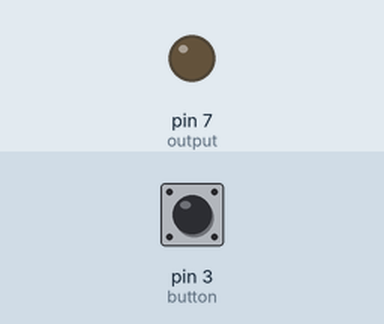
Recording of a sketch running on a simulated Arduino Uno, built with avr-gcc and run on an emulated ATmega328P. Parts: output pins drawn as LEDs (lit = HIGH). Inputs (shaded band) come from the test bench; at power-on: pin 3 (button) HIGH. Storage starts empty; the audio player accepts every command and is not drawn.

Above: at 1.2 s.
1.3 s: pin 3 (button) pulled LOW for 1 s
At 1.8 s:
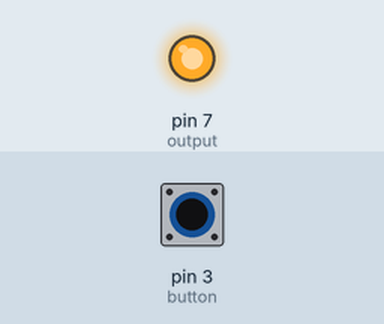
4.3 s: pin 3 (button) pulled LOW for 3.2 s
At 8.0 s:
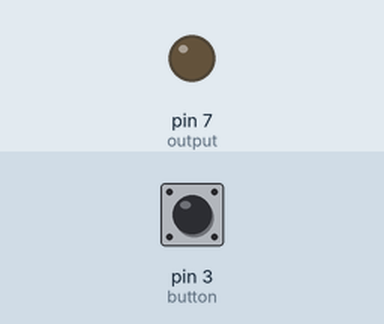
Timing chart, 0 to 9.5 s (numbered marks = the images above; inputs shaded):
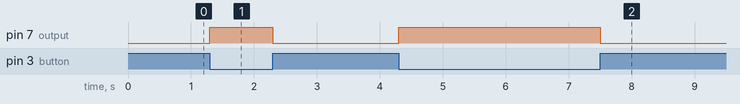

The sketch:

SD_Card_Audio_Player.ino
```cpp
#include <SD.h> //include SD module library
#include <TMRpcm.h>
//include speaker control library

#define SD_ChipSelectPin 4 //define CS pin

TMRpcm tmrpcm; //crete an object for speaker library

int button = 3;
int output = 7;

void setup(){
tmrpcm.speakerPin = 9; //define speaker pin.
//you must use pin 9 of the Arduino Uno and Nano
//the library is using this pin

if (!SD.begin(SD_ChipSelectPin)) { //see if the card is present and can be initialized
return; //don't do anything more if not
}

pinMode(button, INPUT_PULLUP);
pinMode(output, OUTPUT);

tmrpcm.setVolume(5); //0 to 7. Set volume level
}
void loop(){
  if (digitalRead(button) == LOW){
    digitalWrite(output, HIGH);
    delay(100);
    digitalWrite(output, LOW);
    tmrpcm.play("test2.wav");
  }
}
```

Measured:
- after the input at 1.3 s, pin 7 (output): LOW → HIGH at once, → LOW 1.0 s later
- after the input at 4.3 s, pin 7 (output): LOW → HIGH at once, → LOW 3.2 s later
